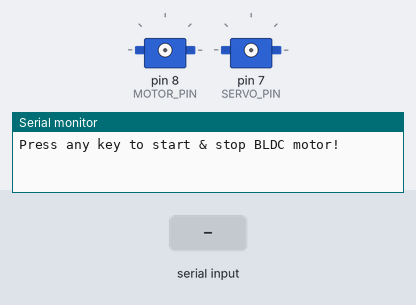
This sketch was run on a simulated Arduino Uno, built with avr-gcc and run on an emulated ATmega328P. Parts: 2 × servo, the last lines printed to the serial monitor. The test bench sets the inputs (shaded band).

Above: at 0.9 s.
1.0 s: "1" received over Serial
At 3.76 s:
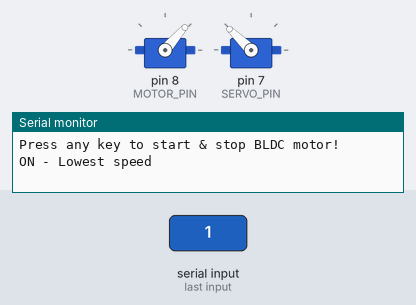
4.0 s: "2" received over Serial
At 4.38 s:
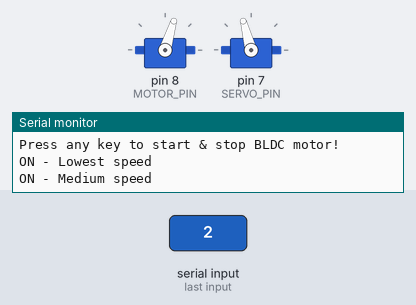
7.0 s: "3" received over Serial
At 7.44 s:
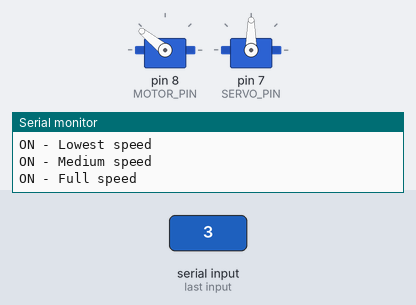
10.0 s: "0" received over Serial
At 10.17 s:
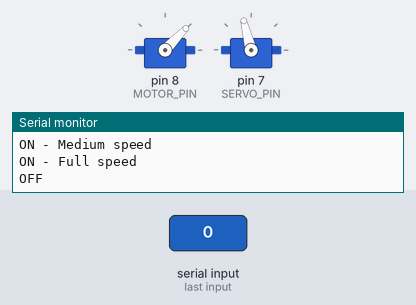
Timing chart, 0 to 14.0 s (numbered marks = the images above; inputs shaded):
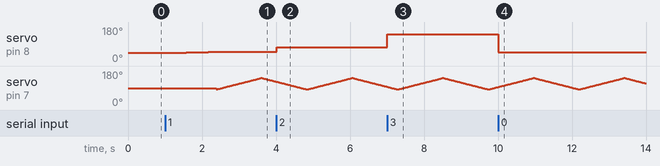

The sketch:

YAW_SERVO_+_YAW_BLDC_TEST.ino
```cpp
// Yaw mechanism testing code
// Guide to build yaw mechanism is available at:
// http://pranjalnrobotics.blogspot.com

#include <Servo.h>

Servo BLDC;
Servo yaw;

#define MAX_SIGNAL 2000
#define MIN_SIGNAL 1000
#define MOTOR_PIN 8
#define SERVO_PIN 7

int pos = 83,speed=0;

/*
For my setup, Servo angles are as follow. It may have different values for diffrent configurations.
Central position	:	113
Maximum Left		:	83
Maximum Right		:	143
*/

void setup()
{
  Serial.begin(57600);
  Serial.println("Press any key to start & stop BLDC motor!");
  while(!Serial.available());
  BLDC.attach(MOTOR_PIN);
  yaw.attach(SERVO_PIN);
  arm();
}

void loop()
{
  for(pos = 83; pos < 144; pos ++)
  {
    yaw.write(pos);
    delay(20);
    updateBLDC();
  }
  for(pos = 143; pos > 82; pos --)
  {
    yaw.write(pos);
    delay(20);
    updateBLDC();
  }

}

void arm()
{
  int a;
  for(a=995;a<1041;a++)
  {
    BLDC.writeMicroseconds(a);
    delay(30);
  }
}

void updateBLDC()
{
  if(Serial.available())
  {
    char c = (char)Serial.read();
    if(c == '1')
    {
      Serial.println("ON - Lowest speed");
      speed = 1045;
    }
    if(c == '2')
    {
      Serial.println("ON - Medium speed");
      speed = 1300;
    }
    if(c == '3')
    {
      Serial.println("ON - Full speed");
      speed = 2000;
    }
    if(c == '0')
    {
      Serial.println("OFF");
      speed = 1020;
    }
    Serial.flush();
    BLDC.writeMicroseconds(speed);
  }
}
```

Measured:
- after the input at 1.0 s, servo on pin 8 (MOTOR_PIN): moves from 44° to 49° over 1.2 s, starting after 0.24 s
- after the input at 4.0 s, servo on pin 8 (MOTOR_PIN): 49° → 73° at once
- after the input at 7.0 s, servo on pin 8 (MOTOR_PIN): 73° → 141° at once
- after the input at 10.0 s, servo on pin 8 (MOTOR_PIN): 141° → 46° at once
